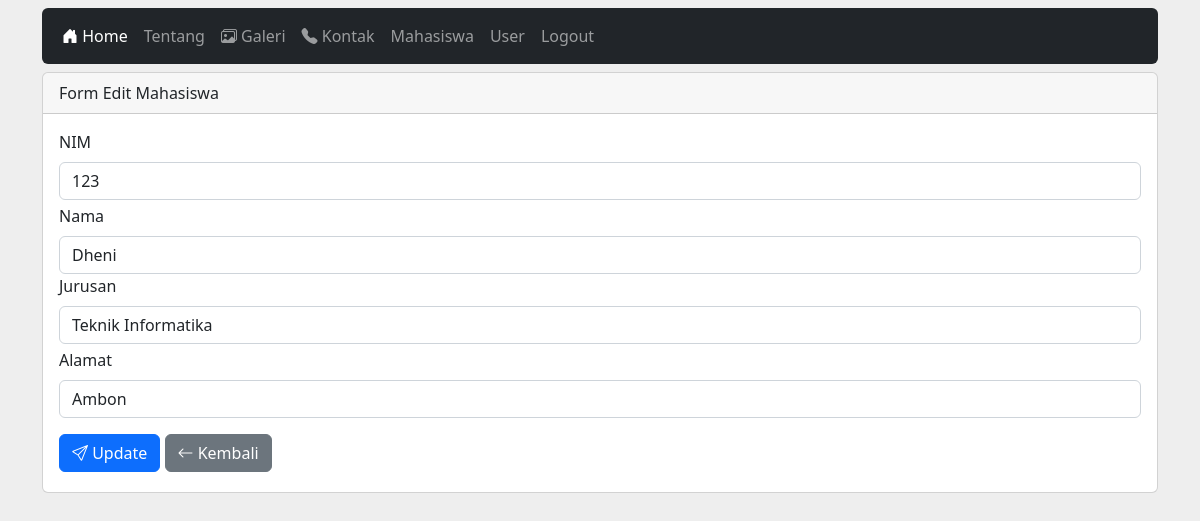
The page /public/index.php?page=mahasiswa_edit&nim=123 (signed in) on the database its author committed.
### tables this page shows
CREATE TABLE `mahasiswa` (
  `nim` varchar(15) NOT NULL,
  `nama` varchar(100) NOT NULL,
  `jurusan` varchar(100) NOT NULL,
  `alamat` varchar(200) NOT NULL
);

### public/content/mahasiswa_edit.php (the view)
<?php if (isset($_GET['nim'])) : ?>
    <?php
    $nim = $_GET['nim'];
    $cari = $con->query("SELECT * FROM mahasiswa WHERE nim = '$nim'");
    $data = $cari->fetch();
    ?>
    <div class="row mt-2">
        <div class="col-12 mx-auto">
            <div class="card">
                <div class="card-header">
                    Form Edit Mahasiswa
                </div>
                <div class="card-body">
                    <form action="index.php?page=mahasiswa_update" method="POST">
                        <div class="mb-1">
                            <label class="form-label" for="">NIM</label>
                            <input type="text" name="nim" class="form-control" placeholder="Masukan NIM Anda" value="<?= $data['nim'] ?>" readonly>
                        </div>
                        <div class="mb-">
                            <label class="form-label" for="">Nama</label>
                            <input type="text" name="nama" class="form-control" placeholder="Masukan Nama Anda" value="<?= $data['nama'] ?>">
                        </div>
                        <div class="mb-1">
                            <label class="form-label" for="">Jurusan</label>
                            <input type="text" name="jurusan" class="form-control" placeholder="Masukan Jurusan Anda" value="<?= $data['jurusan'] ?>">
                        </div>
                        <div class="mb-3">
                            <label class="form-label" for="">Alamat</label>
                            <input type="text" name="alamat" class="form-control" placeholder="Masukan Alamat.." value="<?= $data['alamat'] ?>">
                        </div>
                        <div class="mb-1">
                            <button type="submit" class="btn btn-primary"><i class="bi bi-send"></i> Update</button>
                            <a href="index.php?page=mahasiswa" class="btn btn-secondary"><i class="bi bi-arrow-left"></i> Kembali</a>
                        </div>
                    </form>
                </div>
            </div>
        </div>
    </div>
<?php endif; ?>

### public/index.php (style rules this page uses)
body { background-color: #eee; }

### rows shown on the page
mahasiswa: nim "123", nama "Dheni", jurusan "Teknik Informatika", alamat "Ambon"
